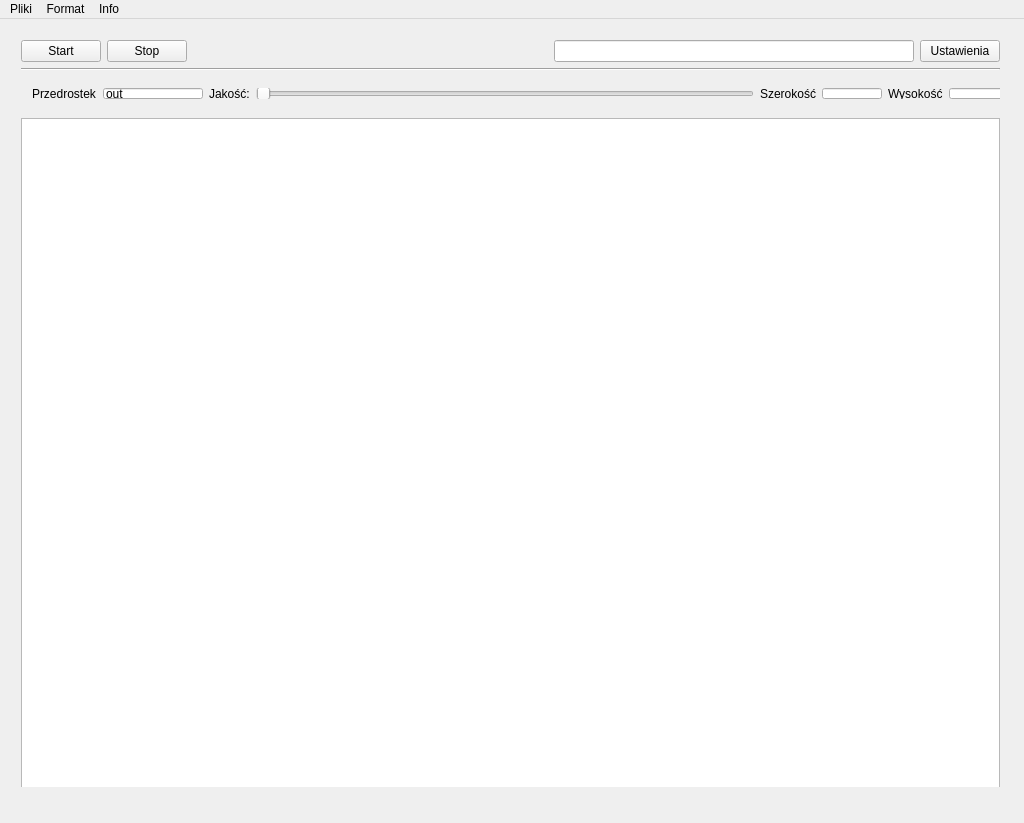
<?xml version="1.0" encoding="UTF-8"?>
<ui version="4.0">
 <class>MassMain</class>
 <widget class="QMainWindow" name="MassMain">
  <property name="geometry">
   <rect>
    <x>0</x>
    <y>0</y>
    <width>1024</width>
    <height>823</height>
   </rect>
  </property>
  <property name="minimumSize">
   <size>
    <width>1024</width>
    <height>823</height>
   </size>
  </property>
  <property name="maximumSize">
   <size>
    <width>1024</width>
    <height>823</height>
   </size>
  </property>
  <property name="acceptDrops">
   <bool>false</bool>
  </property>
  <property name="windowTitle">
   <string>MassMain</string>
  </property>
  <widget class="QWidget" name="MASS">
   <property name="minimumSize">
    <size>
     <width>1024</width>
     <height>768</height>
    </size>
   </property>
   <property name="maximumSize">
    <size>
     <width>1024</width>
     <height>768</height>
    </size>
   </property>
   <property name="acceptDrops">
    <bool>false</bool>
   </property>
   <widget class="QWidget" name="verticalLayoutWidget">
    <property name="geometry">
     <rect>
      <x>10</x>
      <y>10</y>
      <width>1001</width>
      <height>771</height>
     </rect>
    </property>
    <layout class="QVBoxLayout" name="verticalLayout">
     <item>
      <layout class="QHBoxLayout" name="horizontalLayout">
       <item>
        <widget class="QPushButton" name="startButton">
         <property name="text">
          <string>Start</string>
         </property>
        </widget>
       </item>
       <item>
        <widget class="QPushButton" name="stopButton">
         <property name="text">
          <string>Stop</string>
         </property>
        </widget>
       </item>
       <item>
        <spacer name="horizontalSpacer">
         <property name="orientation">
          <enum>Qt::Horizontal</enum>
         </property>
         <property name="sizeHint" stdset="0">
          <size>
           <width>40</width>
           <height>20</height>
          </size>
         </property>
        </spacer>
       </item>
       <item>
        <widget class="QLineEdit" name="settingsTextField">
         <property name="readOnly">
          <bool>true</bool>
         </property>
        </widget>
       </item>
       <item>
        <widget class="QPushButton" name="optionsButton">
         <property name="text">
          <string>Ustawienia</string>
         </property>
        </widget>
       </item>
      </layout>
     </item>
     <item>
      <widget class="Line" name="line">
       <property name="orientation">
        <enum>Qt::Horizontal</enum>
       </property>
      </widget>
     </item>
     <item>
      <widget class="QWidget" name="Options" native="true">
       <property name="minimumSize">
        <size>
         <width>0</width>
         <height>35</height>
        </size>
       </property>
       <widget class="QWidget" name="horizontalLayoutWidget">
        <property name="geometry">
         <rect>
          <x>0</x>
          <y>0</y>
          <width>999</width>
          <height>33</height>
         </rect>
        </property>
        <layout class="QHBoxLayout" name="OptionsGrid">
         <item>
          <widget class="QLabel" name="prefixLabel">
           <property name="text">
            <string>Przedrostek</string>
           </property>
          </widget>
         </item>
         <item>
          <widget class="QLineEdit" name="prefixField">
           <property name="minimumSize">
            <size>
             <width>100</width>
             <height>0</height>
            </size>
           </property>
           <property name="maximumSize">
            <size>
             <width>100</width>
             <height>16777215</height>
            </size>
           </property>
           <property name="text">
            <string>out_</string>
           </property>
          </widget>
         </item>
         <item>
          <widget class="QLabel" name="QualityLabel">
           <property name="text">
            <string>Jakość:</string>
           </property>
          </widget>
         </item>
         <item>
          <widget class="QSlider" name="QualityBar">
           <property name="orientation">
            <enum>Qt::Horizontal</enum>
           </property>
          </widget>
         </item>
         <item>
          <widget class="QLabel" name="WidthLabel">
           <property name="text">
            <string>Szerokość</string>
           </property>
          </widget>
         </item>
         <item>
          <widget class="QLineEdit" name="WidthField">
           <property name="maximumSize">
            <size>
             <width>60</width>
             <height>16777215</height>
            </size>
           </property>
           <property name="inputMask">
            <string/>
           </property>
          </widget>
         </item>
         <item>
          <widget class="QLabel" name="HeightLabel">
           <property name="text">
            <string>Wysokość</string>
           </property>
          </widget>
         </item>
         <item>
          <widget class="QLineEdit" name="HeightField">
           <property name="maximumSize">
            <size>
             <width>60</width>
             <height>16777215</height>
            </size>
           </property>
          </widget>
         </item>
        </layout>
       </widget>
      </widget>
     </item>
     <item>
      <widget class="QListWidget" name="listWidget">
       <property name="acceptDrops">
        <bool>false</bool>
       </property>
      </widget>
     </item>
    </layout>
   </widget>
  </widget>
  <widget class="QMenuBar" name="menu">
   <property name="geometry">
    <rect>
     <x>0</x>
     <y>0</y>
     <width>1024</width>
     <height>21</height>
    </rect>
   </property>
   <widget class="QMenu" name="menuFiles">
    <property name="title">
     <string>Pliki</string>
    </property>
    <addaction name="actionLoadFile"/>
    <addaction name="actionLoadDir"/>
    <addaction name="separator"/>
    <addaction name="actionReset"/>
    <addaction name="actionClear"/>
    <addaction name="separator"/>
    <addaction name="actionZamknij"/>
   </widget>
   <widget class="QMenu" name="menuFormat">
    <property name="tearOffEnabled">
     <bool>false</bool>
    </property>
    <property name="title">
     <string>Format</string>
    </property>
    <addaction name="actionBMP"/>
    <addaction name="actionJPG"/>
    <addaction name="actionJPEG"/>
    <addaction name="actionPNG"/>
    <addaction name="actionJP2"/>
    <addaction name="separator"/>
    <addaction name="actionICO"/>
    <addaction name="actionPIC"/>
    <addaction name="separator"/>
    <addaction name="actionRGB"/>
    <addaction name="actionRGBA"/>
    <addaction name="separator"/>
    <addaction name="actionTif"/>
    <addaction name="actionTIIFF"/>
    <addaction name="separator"/>
    <addaction name="actionTGA"/>
    <addaction name="actionPCX"/>
   </widget>
   <widget class="QMenu" name="menuInfo">
    <property name="title">
     <string>Info</string>
    </property>
    <addaction name="actionAboutQt"/>
    <addaction name="separator"/>
    <addaction name="actionAbout"/>
   </widget>
   <addaction name="menuFiles"/>
   <addaction name="menuFormat"/>
   <addaction name="menuInfo"/>
  </widget>
  <action name="actionLoadDir">
   <property name="text">
    <string>Wczytaj Katalog</string>
   </property>
  </action>
  <action name="actionZamknij">
   <property name="text">
    <string>Zamknij</string>
   </property>
  </action>
  <action name="actionJPEG">
   <property name="checkable">
    <bool>false</bool>
   </property>
   <property name="checked">
    <bool>false</bool>
   </property>
   <property name="text">
    <string>JPEG</string>
   </property>
   <property name="autoRepeat">
    <bool>true</bool>
   </property>
  </action>
  <action name="actionPNG">
   <property name="checkable">
    <bool>false</bool>
   </property>
   <property name="text">
    <string>PNG</string>
   </property>
  </action>
  <action name="actionBMP">
   <property name="checkable">
    <bool>false</bool>
   </property>
   <property name="text">
    <string>BMP</string>
   </property>
  </action>
  <action name="actionAboutQt">
   <property name="text">
    <string>O Qt ...</string>
   </property>
  </action>
  <action name="actionAbout">
   <property name="text">
    <string>O programie...</string>
   </property>
  </action>
  <action name="actionAutor">
   <property name="text">
    <string>Autor</string>
   </property>
  </action>
  <action name="actionClear">
   <property name="text">
    <string>Czysc</string>
   </property>
  </action>
  <action name="actionICO">
   <property name="text">
    <string>ICO</string>
   </property>
  </action>
  <action name="actionLoadFile">
   <property name="text">
    <string>Wczytaj Plik</string>
   </property>
  </action>
  <action name="actionJPG">
   <property name="text">
    <string>JPG</string>
   </property>
  </action>
  <action name="actionBW">
   <property name="text">
    <string>BW</string>
   </property>
  </action>
  <action name="actionEPS">
   <property name="text">
    <string>EPS</string>
   </property>
  </action>
  <action name="actionEPSF">
   <property name="text">
    <string>EPSF</string>
   </property>
  </action>
  <action name="actionRGB">
   <property name="text">
    <string>RGB</string>
   </property>
  </action>
  <action name="actionRGBA">
   <property name="text">
    <string>RGBA</string>
   </property>
  </action>
  <action name="actionTGA">
   <property name="text">
    <string>TGA</string>
   </property>
  </action>
  <action name="actionPIC">
   <property name="text">
    <string>PIC</string>
   </property>
  </action>
  <action name="actionJP2">
   <property name="text">
    <string>JP2</string>
   </property>
  </action>
  <action name="actionPCX">
   <property name="text">
    <string>PCX</string>
   </property>
  </action>
  <action name="actionPPM">
   <property name="text">
    <string>PPM</string>
   </property>
  </action>
  <action name="actionTif">
   <property name="text">
    <string>TIF</string>
   </property>
  </action>
  <action name="actionTIIFF">
   <property name="text">
    <string>TIFF</string>
   </property>
  </action>
  <action name="actionEPSI">
   <property name="text">
    <string>EPSI</string>
   </property>
  </action>
  <action name="actionPrzedrostek">
   <property name="text">
    <string>Przedrostek</string>
   </property>
  </action>
  <action name="actionReset">
   <property name="text">
    <string>Resetuj</string>
   </property>
  </action>
 </widget>
 <layoutdefault spacing="6" margin="11"/>
 <resources/>
 <connections>
  <connection>
   <sender>actionBMP</sender>
   <signal>triggered()</signal>
   <receiver>MassMain</receiver>
   <slot>changeFormat()</slot>
   <hints>
    <hint type="sourcelabel">
     <x>-1</x>
     <y>-1</y>
    </hint>
    <hint type="destinationlabel">
     <x>511</x>
     <y>417</y>
    </hint>
   </hints>
  </connection>
  <connection>
   <sender>actionJPEG</sender>
   <signal>triggered()</signal>
   <receiver>MassMain</receiver>
   <slot>changeFormat()</slot>
   <hints>
    <hint type="sourcelabel">
     <x>-1</x>
     <y>-1</y>
    </hint>
    <hint type="destinationlabel">
     <x>511</x>
     <y>417</y>
    </hint>
   </hints>
  </connection>
  <connection>
   <sender>actionPNG</sender>
   <signal>triggered()</signal>
   <receiver>MassMain</receiver>
   <slot>changeFormat()</slot>
   <hints>
    <hint type="sourcelabel">
     <x>-1</x>
     <y>-1</y>
    </hint>
    <hint type="destinationlabel">
     <x>511</x>
     <y>417</y>
    </hint>
   </hints>
  </connection>
  <connection>
   <sender>actionClear</sender>
   <signal>triggered()</signal>
   <receiver>MassMain</receiver>
   <slot>clearList()</slot>
   <hints>
    <hint type="sourcelabel">
     <x>-1</x>
     <y>-1</y>
    </hint>
    <hint type="destinationlabel">
     <x>511</x>
     <y>417</y>
    </hint>
   </hints>
  </connection>
  <connection>
   <sender>startButton</sender>
   <signal>clicked()</signal>
   <receiver>MassMain</receiver>
   <slot>go()</slot>
   <hints>
    <hint type="sourcelabel">
     <x>54</x>
     <y>69</y>
    </hint>
    <hint type="destinationlabel">
     <x>511</x>
     <y>417</y>
    </hint>
   </hints>
  </connection>
  <connection>
   <sender>actionICO</sender>
   <signal>triggered()</signal>
   <receiver>MassMain</receiver>
   <slot>changeFormat()</slot>
   <hints>
    <hint type="sourcelabel">
     <x>-1</x>
     <y>-1</y>
    </hint>
    <hint type="destinationlabel">
     <x>511</x>
     <y>417</y>
    </hint>
   </hints>
  </connection>
  <connection>
   <sender>actionLoadFile</sender>
   <signal>triggered()</signal>
   <receiver>MassMain</receiver>
   <slot>loadFile()</slot>
   <hints>
    <hint type="sourcelabel">
     <x>-1</x>
     <y>-1</y>
    </hint>
    <hint type="destinationlabel">
     <x>511</x>
     <y>411</y>
    </hint>
   </hints>
  </connection>
  <connection>
   <sender>actionLoadDir</sender>
   <signal>triggered()</signal>
   <receiver>MassMain</receiver>
   <slot>loadDir()</slot>
   <hints>
    <hint type="sourcelabel">
     <x>-1</x>
     <y>-1</y>
    </hint>
    <hint type="destinationlabel">
     <x>511</x>
     <y>411</y>
    </hint>
   </hints>
  </connection>
  <connection>
   <sender>actionZamknij</sender>
   <signal>triggered()</signal>
   <receiver>MassMain</receiver>
   <slot>close()</slot>
   <hints>
    <hint type="sourcelabel">
     <x>-1</x>
     <y>-1</y>
    </hint>
    <hint type="destinationlabel">
     <x>511</x>
     <y>411</y>
    </hint>
   </hints>
  </connection>
  <connection>
   <sender>actionAboutQt</sender>
   <signal>triggered()</signal>
   <receiver>MassMain</receiver>
   <slot>aboutQt()</slot>
   <hints>
    <hint type="sourcelabel">
     <x>-1</x>
     <y>-1</y>
    </hint>
    <hint type="destinationlabel">
     <x>511</x>
     <y>411</y>
    </hint>
   </hints>
  </connection>
  <connection>
   <sender>actionJPG</sender>
   <signal>triggered()</signal>
   <receiver>MassMain</receiver>
   <slot>changeFormat()</slot>
   <hints>
    <hint type="sourcelabel">
     <x>-1</x>
     <y>-1</y>
    </hint>
    <hint type="destinationlabel">
     <x>511</x>
     <y>411</y>
    </hint>
   </hints>
  </connection>
  <connection>
   <sender>actionAbout</sender>
   <signal>triggered()</signal>
   <receiver>MassMain</receiver>
   <slot>about()</slot>
   <hints>
    <hint type="sourcelabel">
     <x>-1</x>
     <y>-1</y>
    </hint>
    <hint type="destinationlabel">
     <x>511</x>
     <y>411</y>
    </hint>
   </hints>
  </connection>
  <connection>
   <sender>actionJP2</sender>
   <signal>triggered()</signal>
   <receiver>MassMain</receiver>
   <slot>changeFormat()</slot>
   <hints>
    <hint type="sourcelabel">
     <x>-1</x>
     <y>-1</y>
    </hint>
    <hint type="destinationlabel">
     <x>511</x>
     <y>411</y>
    </hint>
   </hints>
  </connection>
  <connection>
   <sender>actionPIC</sender>
   <signal>triggered()</signal>
   <receiver>MassMain</receiver>
   <slot>changeFormat()</slot>
   <hints>
    <hint type="sourcelabel">
     <x>-1</x>
     <y>-1</y>
    </hint>
    <hint type="destinationlabel">
     <x>511</x>
     <y>411</y>
    </hint>
   </hints>
  </connection>
  <connection>
   <sender>actionTIIFF</sender>
   <signal>triggered()</signal>
   <receiver>MassMain</receiver>
   <slot>changeFormat()</slot>
   <hints>
    <hint type="sourcelabel">
     <x>-1</x>
     <y>-1</y>
    </hint>
    <hint type="destinationlabel">
     <x>511</x>
     <y>411</y>
    </hint>
   </hints>
  </connection>
  <connection>
   <sender>actionTif</sender>
   <signal>triggered()</signal>
   <receiver>MassMain</receiver>
   <slot>changeFormat()</slot>
   <hints>
    <hint type="sourcelabel">
     <x>-1</x>
     <y>-1</y>
    </hint>
    <hint type="destinationlabel">
     <x>511</x>
     <y>411</y>
    </hint>
   </hints>
  </connection>
  <connection>
   <sender>actionRGB</sender>
   <signal>triggered()</signal>
   <receiver>MassMain</receiver>
   <slot>changeFormat()</slot>
   <hints>
    <hint type="sourcelabel">
     <x>-1</x>
     <y>-1</y>
    </hint>
    <hint type="destinationlabel">
     <x>511</x>
     <y>411</y>
    </hint>
   </hints>
  </connection>
  <connection>
   <sender>actionRGBA</sender>
   <signal>triggered()</signal>
   <receiver>MassMain</receiver>
   <slot>changeFormat()</slot>
   <hints>
    <hint type="sourcelabel">
     <x>-1</x>
     <y>-1</y>
    </hint>
    <hint type="destinationlabel">
     <x>511</x>
     <y>411</y>
    </hint>
   </hints>
  </connection>
  <connection>
   <sender>actionTGA</sender>
   <signal>triggered()</signal>
   <receiver>MassMain</receiver>
   <slot>changeFormat()</slot>
   <hints>
    <hint type="sourcelabel">
     <x>-1</x>
     <y>-1</y>
    </hint>
    <hint type="destinationlabel">
     <x>511</x>
     <y>411</y>
    </hint>
   </hints>
  </connection>
  <connection>
   <sender>actionPCX</sender>
   <signal>triggered()</signal>
   <receiver>MassMain</receiver>
   <slot>changeFormat()</slot>
   <hints>
    <hint type="sourcelabel">
     <x>-1</x>
     <y>-1</y>
    </hint>
    <hint type="destinationlabel">
     <x>511</x>
     <y>411</y>
    </hint>
   </hints>
  </connection>
  <connection>
   <sender>stopButton</sender>
   <signal>clicked()</signal>
   <receiver>MassMain</receiver>
   <slot>stopThem()</slot>
   <hints>
    <hint type="sourcelabel">
     <x>145</x>
     <y>56</y>
    </hint>
    <hint type="destinationlabel">
     <x>511</x>
     <y>411</y>
    </hint>
   </hints>
  </connection>
  <connection>
   <sender>optionsButton</sender>
   <signal>clicked()</signal>
   <receiver>MassMain</receiver>
   <slot>settings()</slot>
   <hints>
    <hint type="sourcelabel">
     <x>964</x>
     <y>56</y>
    </hint>
    <hint type="destinationlabel">
     <x>511</x>
     <y>411</y>
    </hint>
   </hints>
  </connection>
  <connection>
   <sender>QualityBar</sender>
   <signal>sliderMoved(int)</signal>
   <receiver>MassMain</receiver>
   <slot>changeQuality(int)</slot>
   <hints>
    <hint type="sourcelabel">
     <x>412</x>
     <y>56</y>
    </hint>
    <hint type="destinationlabel">
     <x>511</x>
     <y>411</y>
    </hint>
   </hints>
  </connection>
  <connection>
   <sender>actionReset</sender>
   <signal>triggered()</signal>
   <receiver>MassMain</receiver>
   <slot>reset()</slot>
   <hints>
    <hint type="sourcelabel">
     <x>-1</x>
     <y>-1</y>
    </hint>
    <hint type="destinationlabel">
     <x>511</x>
     <y>411</y>
    </hint>
   </hints>
  </connection>
  <connection>
   <sender>listWidget</sender>
   <signal>itemDoubleClicked(QListWidgetItem*)</signal>
   <receiver>MassMain</receiver>
   <slot>one(QListWidgetItem*)</slot>
   <hints>
    <hint type="sourcelabel">
     <x>510</x>
     <y>453</y>
    </hint>
    <hint type="destinationlabel">
     <x>511</x>
     <y>411</y>
    </hint>
   </hints>
  </connection>
 </connections>
 <slots>
  <slot>changeFormat()</slot>
  <slot>clearList()</slot>
  <slot>go()</slot>
  <slot>loadFile()</slot>
  <slot>loadDir()</slot>
  <slot>aboutQt()</slot>
  <slot>about()</slot>
  <slot>stopThem()</slot>
  <slot>one(QListWidgetItem*)</slot>
  <slot>settings()</slot>
  <slot>changeQuality(int)</slot>
  <slot>reset()</slot>
 </slots>
</ui>
